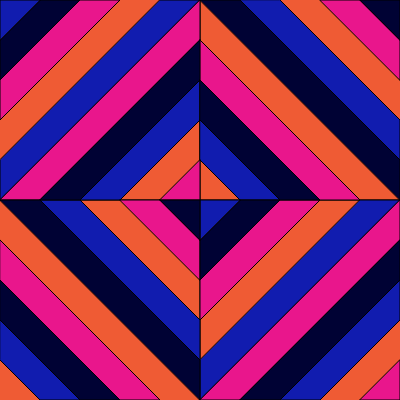
Frame 1 (no input)
Frame 60 (no input): identical to frame 1, image omitted
Frame 120 (the mouse pressed at the canvas centre since frame 60): identical to frame 1, image omitted

The p5.js sketch that drew this single still picture (run headless with seeded random() and noise() and a simulated clock; from frame 60 on, the mouse is pressed at the canvas centre):

// p5.js sketch
// ── sketch.js
function setup() {
  createCanvas(400, 400);
}

function draw() {
  background(239,91,52);
  line(200,0, 200,400);
  line(0, 200, 400, 200);
  fill(17, 28, 175);
  quad(160, 0, 200, 0,0,200,0 ,160 );
  quad(200,80,200,120,120,200,80,200)
  quad(40,200,80,200,200,320,200,360)
  quad(0,320,80,400,40,400,0,360)
  quad(200,120,280,200,240,200,200,160)
  quad(280,0,400,120,400,160,240,0)
  quad(360,200,400,200,200,400,200,360) 
  quad(400,280,400,320,320,400,280,400)
  fill(233,22,140)
  quad(80,0,120,0,0,120,0,80)
  quad(200,0,200,40,40,200,0,200)
  quad(120,200,160,200,200,240,200,280)
  quad(0,240,160,400,120,400,0,280)
  quad(320,0,360,0,400,40,400,80)
  quad(200,40,360,200,320,200,200,80)
  quad(280,200,320,200,200,320,200,280)
  quad(400,200,400,240,240,400,200,400)
  fill(0,2,52)
  quad(40,0,80,0,0,80,0,40)
  quad(200,40,200,80,80,200,40,200)
  quad(0,200,40,200,200,360,200,400)
  quad(0,280,120,400,80,400,0,320)
  quad(200,0,240,0,400,160,400,200)
  quad(200,80,320,200,280,200,200,120)
  quad(240,200,280,200,200,280,200,240)
  quad(400,240,400,280,280,400,240,400)
  fill(17,28,175)
  triangle(0, 40, 0, 0, 40, 0);
  triangle(200, 240, 200, 200, 240, 200)
  fill(233,22,140)
  triangle(200,160,200,200,160,200)
  triangle(400,360,400,400,360,400)
  fill(0,2,52)
  triangle(360, 0, 400, 0, 400, 40);
  triangle(160, 200, 200, 200, 200,240);
  
  
}
